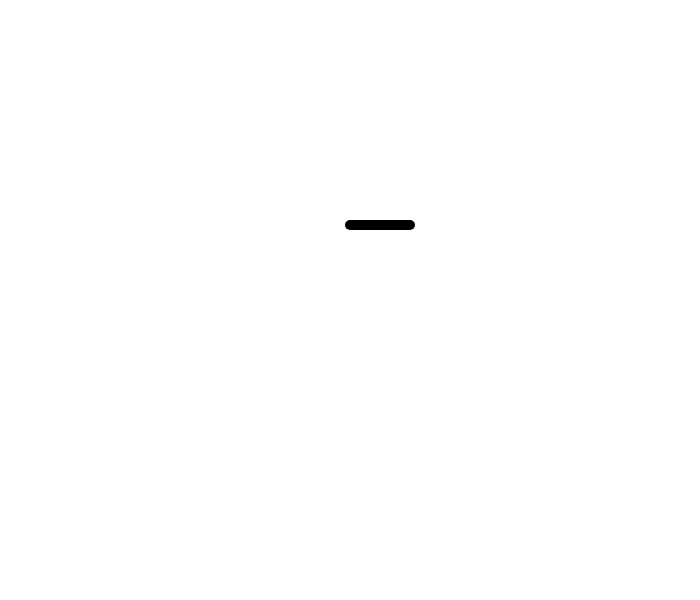
Frame 1 (no input)
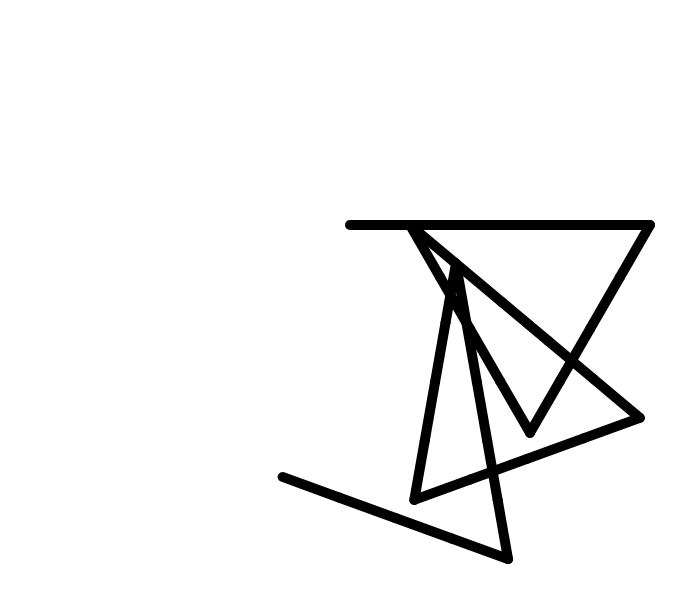
Frame 60 (no input)
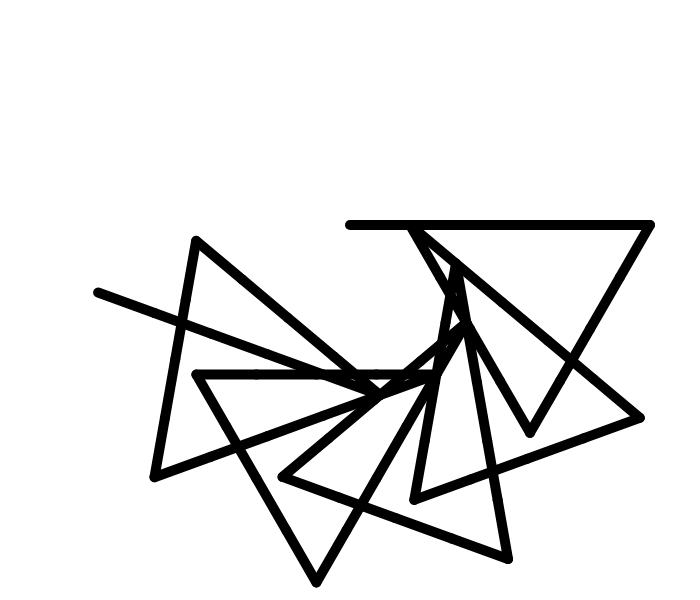
Frame 120 (the mouse pressed at the canvas centre since frame 60)

The p5.js sketch that drew these frames (run headless with seeded random() and noise() and a simulated clock; from frame 60 on, the mouse is pressed at the canvas centre):

// p5.js sketch
// ── sketch.js
// TURTLE STUFF:
var x, y; // the current position of the turtle
var currentangle = 0; // which way the turtle is pointing
var step = 60; // how much the turtle moves with each 'f'
var angle = 40; // how many degrees do we turn with 'l' and 'r'

// LINDENMAYER STUFF (L-SYSTEMS)
var tri = 'fffffrrrffffrrrffffrrrr';
var ninetri = tri+tri+tri+tri+tri+tri+tri+tri+tri;
var pattern = ninetri + 'c';
var thestring = pattern; // "axiom" or start of the string

var whereinstring = 0; // where in the L-system are we drawing right now?

var r = 0;
var g = 0;
var b = 0;

function setup()
{
  createCanvas(700, 600);
  background(255);
  strokeWeight(10);
  
  // start of turtle
  x = width/2;
  y = 3*height/8;
}

function draw()
{
  stroke(r, g, b);
  // draw the current character in the string:
  drawIt(thestring.charAt(whereinstring)); 
  
  // increment the point for where we're reading the string.
  // wrap around at the end.
  whereinstring++;
  if(whereinstring>thestring.length-1) whereinstring = 0;
}

function drawIt(k){
  if(k=='f'){ // draw forward
    // polar to cartesian transformation based on step and currentangle:
    var x1 = x + step*cos(radians(currentangle));
    var y1 = y + step*sin(radians(currentangle));
    line(x, y, x1, y1); // connect the old and the new
    // update the turtle's position:
    x = x1;
    y = y1;
  }
  if(k=='b'){ // draw backward
    // polar to cartesian transformation based on step and currentangle:
    var x1 = x - step*cos(radians(currentangle));
    var y1 = y - step*sin(radians(currentangle));
    line(x, y, x1, y1); // connect the old and the new
    // update the turtle's position:
    x = x1;
    y = y1;
  }
  else if(k=='r'){
   currentangle+=angle; // turn right
  }
  else if(k=='l'){
   currentangle-=angle; // turn left   
  }
  if(k=='c'){//changes color of pattern
   r = random(0,255);
   g = random(0,255);
   b = random(0,255);
  }
  
}
